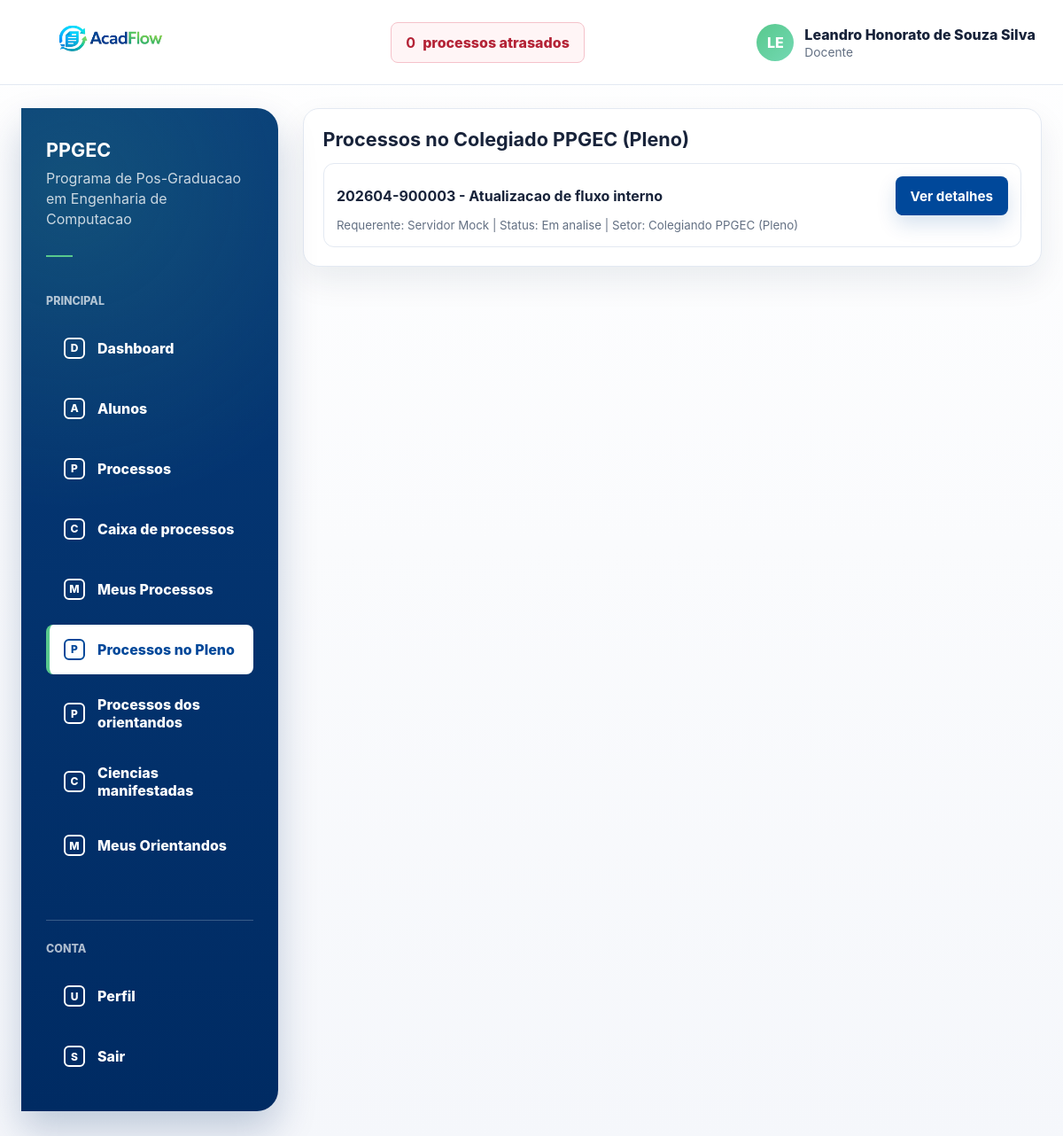
Page /menu/processos-pleno/ (signed in) on the committed database.
### processos/models.py (models this page shows, shortened)
class User(AbstractUser):
    class TipoUsuario(models.TextChoices):
        ALUNO = "ALUNO", "Aluno"
        DOCENTE = "DOCENTE", "Docente"
        SERVIDOR = "SERVIDOR", "Servidor"
    username = None
    first_name = None
    last_name = None
    nome = models.CharField(max_length=255)
    email = models.EmailField(unique=True)
    tipo_usuario = models.CharField(
        max_length=20,
        choices=TipoUsuario.choices,
        default=TipoUsuario.SERVIDOR,
    )
    USERNAME_FIELD = "email"
    REQUIRED_FIELDS = ["nome"]
    objects = UserManager()
    class Meta:
        ordering = ["nome", "email"]

class Processo(models.Model):
    PRAZOS_DIAS_POR_TIPO = {
        "APROVEITAMENTO_CREDITOS": 30,
        "DISPENSA_DISCIPLINA": 30,
        "TRANCAMENTO_MATRICULA": 15,
        "PRORROGACAO_PRAZO": 20,
        "REINGRESSO": 30,
        "MUDANCA_ORIENTADOR": 20,
        "QUALIFICACAO": 30,
        "DEFESA": 45,
        "RECURSO": 15,
        "OUTRO": 30,
    }
    class TipoProcesso(models.TextChoices):
        APROVEITAMENTO_CREDITOS = "APROVEITAMENTO_CREDITOS", "Aproveitamento de Creditos"
        DISPENSA_DISCIPLINA = "DISPENSA_DISCIPLINA", "Dispensa de Disciplina"
        TRANCAMENTO_MATRICULA = "TRANCAMENTO_MATRICULA", "Trancamento de Matricula"
        PRORROGACAO_PRAZO = "PRORROGACAO_PRAZO", "Prorrogacao de Prazo"
        REINGRESSO = "REINGRESSO", "Reingresso"
        MUDANCA_ORIENTADOR = "MUDANCA_ORIENTADOR", "Mudanca de Orientador"
        QUALIFICACAO = "QUALIFICACAO", "Qualificacao"
        DEFESA = "DEFESA", "Defesa"
        RECURSO = "RECURSO", "Recurso"
        OUTRO = "OUTRO", "Outro"
    class StatusProcesso(models.TextChoices):
        EM_ANALISE = "EM_ANALISE", "Em analise"
        AGUARDANDO_DOCUMENTO = "AGUARDANDO_DOCUMENTO", "Aguardando documento"
        AGUARDANDO_CIENCIA = "AGUARDANDO_CIENCIA", "Aguardando ciencia"
        FINALIZADO = "FINALIZADO", "Finalizado"
    class Prioridade(models.TextChoices):
        BAIXA = "BAIXA", "Baixa"
        MEDIA = "MEDIA", "Media"
        ALTA = "ALTA", "Alta"
    usuario_criado_por = models.ForeignKey(
        settings.AUTH_USER_MODEL,
        on_delete=models.PROTECT,
        related_name="processos_criados",
    )
    tipo = models.CharField(max_length=40, choices=TipoProcesso.choices)
    assunto = models.CharField(max_length=255)
    descricao = models.TextField()
    data_criacao = models.DateTimeField(auto_now_add=True)
    atualizado_em = models.DateTimeField(auto_now=True)
    status_inicial = models.CharField(
        max_length=25,
        choices=StatusProcesso.choices,
        null=True,
        blank=True,
    )
    status = models.CharField(
        max_length=25,
        choices=StatusProcesso.choices,
        default=StatusProcesso.EM_ANALISE,
    )
    prioridade = models.CharField(
        max_length=10,
        choices=Prioridade.choices,
        null=True,
        blank=True,
    )
    setor_atual = models.ForeignKey(
        Setor,
        on_delete=models.PROTECT,
        related_name="processos_atuais",
    )
    numero = models.CharField(max_length=20, unique=True, editable=False, blank=True)
    prazo_limite = models.DateField(null=True, blank=True)
    finalizado_em = models.DateTimeField(null=True, blank=True)
    termo_finalizacao = models.TextField(blank=True)
    observacoes_internas = models.TextField(blank=True)
    class Meta:
        ordering = ["-data_criacao"]

class Setor(models.Model):
    nome = models.CharField(max_length=120, unique=True)
    descricao = models.CharField(max_length=255, blank=True)
    ativo = models.BooleanField(default=True)
    class Meta:
        ordering = ["nome"]

### processos/views.py (the view)
# urls.py: path("menu/processos-pleno/", menu_processos_pleno_view, name="menu_processos_pleno"),
@login_required
def menu_processos_pleno_view(request):
    if request.user.tipo_usuario != User.TipoUsuario.DOCENTE:
        raise PermissionDenied("Acesso restrito a docentes.")
    processos_pleno = (
        Processo.objects.select_related("usuario_criado_por", "setor_atual")
        .filter(setor_atual__nome__icontains="Pleno")
        .order_by("-data_criacao")
    )
    return render(
        request,
        "processos/menu_processos_pleno.html",
        {
            "processos_pleno": processos_pleno,
            "is_coordenador": _is_coordenador(request.user),
            "has_gestao_access": _has_gestao_access(request.user),
            "can_view_dashboard": _can_view_dashboard(request.user),
            "can_view_processos": _can_view_processos(request.user),
            "can_view_caixa": _can_view_caixa(request.user),
            "show_side_menu": True,
            "side_menu_title": "Menu",
            "side_menu_items": _menu_lateral_home(request.user),
        },
    )

### processos/context_processors.py (called while the page is built)
def processos_atrasados(request):
    if not request.user.is_authenticated:
        return {}
    return {
        "processos_atrasados_count": processos_atrasados_queryset(request.user).count(),
        "processos_atrasados_url": processos_atrasados_url(request.user),
    }

### processos/services.py (called while the page is built, shortened)
def processos_atrasados_base_queryset():
    return Processo.objects.filter(
        prazo_limite__lt=timezone.localdate(),
    ).exclude(status=Processo.StatusProcesso.FINALIZADO)

def processos_atrasados_queryset(user):
    queryset = processos_atrasados_base_queryset()
    if not user.is_authenticated:
        return queryset.none()
    if user.tipo_usuario == User.TipoUsuario.SERVIDOR:
        return queryset
    if user.tipo_usuario == User.TipoUsuario.DOCENTE:
        is_coordenador = Docente.objects.filter(pk=user.pk, coordenador=True).exists()
        if is_coordenador:
            return queryset
    return queryset.filter(usuario_criado_por=user)

def processos_atrasados_url(user):
    if user.is_authenticated and user.tipo_usuario in {User.TipoUsuario.SERVIDOR, User.TipoUsuario.DOCENTE}:
        if user.tipo_usuario == User.TipoUsuario.SERVIDOR or Docente.objects.filter(
            pk=user.pk,
            coordenador=True,
        ).exists():
            return f"{reverse('coordenacao_processos')}?atrasados=1"
    return f"{reverse('menu_meus_processos')}?my_atrasados=1"

### processos/views.py (called while the page is built)
def _is_docente(user):
    return user.is_authenticated and user.tipo_usuario == User.TipoUsuario.DOCENTE

def _is_coordenador(user):
    if not user.is_authenticated or user.tipo_usuario != User.TipoUsuario.DOCENTE:
        return False
    try:
        return bool(user.docente.coordenador)
    except Docente.DoesNotExist:
        return False

def _has_gestao_access(user):
    return _is_coordenador(user) or _is_servidor(user)

def _can_view_dashboard(user):
    return _has_gestao_access(user)

def _can_view_processos(user):
    return _is_coordenador(user) or _is_servidor(user)

def _can_view_caixa(user):
    return _is_docente(user) or _is_servidor(user)

### templates/processos/menu_processos_pleno.html (shortened to what this page needs)
{% extends "base.html" %}
{% block content %}
<section class="card">
    <h1 class="section-title">Processos no Colegiado PPGEC (Pleno)</h1>
    {% if processos_pleno %}
        <ul class="list">
            {% for processo in processos_pleno %}
                <li>
                    <div style="display: flex; align-items: center; justify-content: space-between; gap: 0.7rem; flex-wrap: wrap;">
                        <strong>{{ processo.numero }} - {{ processo.assunto }}</strong>
                        <a class="btn" href="{% url 'processo_detalhe' processo.id %}">Ver detalhes</a>
                    </div>
                    <small class="muted">
                        Requerente: {{ processo.usuario_criado_por.nome }} |
                        Status: {{ processo.get_status_display }} |
                        Setor: {{ processo.setor_atual.nome }}
                    </small>
                </li>
            {% endfor %}
        </ul>
    {% else %}
        <p class="muted">Nao ha processos no setor do Pleno.</p>
    {% endif %}
</section>
{% endblock %}

### templates/base.html (shortened to what this page needs)
{% load static %}
<!doctype html>
<html lang="pt-BR">
<head>
    <link rel="stylesheet" href="{% static 'css/app.css' %}">
</head>
<body>
<div class="app-shell">
    {% if user.is_authenticated %}
        <header class="topbar">
            <div class="container topbar-content">
                <a class="brand" href="{% url 'home' %}" aria-label="AcadFlow">
                    <img class="brand-logo" src="{% static 'img/acadflow-logo.png' %}" alt="AcadFlow">
                </a>
                <a class="overdue-link" href="{{ processos_atrasados_url }}">
                    <strong>{{ processos_atrasados_count|default:0 }}</strong>
                    <span>processos atrasados</span>
                </a>
                <details class="user-menu">
                    <summary class="user-chip">
                        <span class="avatar" aria-hidden="true">{{ user.nome|default:user.email|slice:":2"|upper }}</span>
                        <span class="user-meta">
                            <span class="user-name">{{ user.nome }}</span>
                            <span class="user-role">{{ user.get_tipo_usuario_display }}</span>
                        </span>
                    </summary>
                </details>
            </div>
        </header>
    {% endif %}
    <main class="main-area">
        <div class="container">
            {% if user.is_authenticated %}
                <div class="layout">
                    <aside class="sidebar" aria-label="Menu principal">
                        <div class="sidebar-program">
                            <strong>PPGEC</strong>
                            <span>Programa de Pos-Graduacao em Engenharia de Computacao</span>
                            <span class="sidebar-rule"></span>
                        </div>
                        <p class="sidebar-label">Principal</p>
                        <ul class="side-menu">
                            {% if can_view_dashboard %}
                                <li>
                                    <a class="{% if request.resolver_match.url_name == 'coordenacao_dashboard' %}is-active{% endif %}" href="{% url 'coordenacao_dashboard' %}">
                                        <span class="side-icon">D</span>
                                        Dashboard
                                    </a>
                                </li>
                            {% endif %}
                            {% if has_gestao_access %}
                                <li>
                                    <a class="{% if request.resolver_match.url_name == 'coordenacao_alunos' %}is-active{% endif %}" href="{% url 'coordenacao_alunos' %}">
                                        <span class="side-icon">A</span>
                                        Alunos
                                    </a>
                                </li>
                            {% endif %}
                            {% if can_view_processos %}
                                <li>
                                    <a class="{% if request.resolver_match.url_name == 'coordenacao_processos' %}is-active{% endif %}" href="{% url 'coordenacao_processos' %}">
                                        <span class="side-icon">P</span>
                                        Processos
                                    </a>
                                </li>
                            {% endif %}
                            {% if can_view_caixa %}
                                <li>
                                    <a class="{% if request.resolver_match.url_name == 'coordenacao_caixa_processos' %}is-active{% endif %}" href="{% url 'coordenacao_caixa_processos' %}">
                                        <span class="side-icon">C</span>
                                        Caixa de processos
                                    </a>
                                </li>
                            {% endif %}
                            {% if side_menu_items %}
                                {% for item in side_menu_items %}
                                    <li>
                                        <a class="{% if request.path == item.href %}is-active{% endif %}" href="{{ item.href }}">
                                            <span class="side-icon">{{ item.label|slice:":1" }}</span>
                                            {{ item.label }}
                                        </a>
                                    </li>
                                {% endfor %}
                            {% endif %}
                        </ul>
                        <div class="sidebar-footer">
                            <p class="sidebar-label">Conta</p>
                            <ul class="side-menu">
                                <li>
                                    <a class="{% if request.resolver_match.url_name == 'me' %}is-active{% endif %}" href="{% url 'me' %}">
                                        <span class="side-icon">U</span>
                                        Perfil
                                    </a>
                                </li>
                                <li>
                                    <form method="post" action="{% url 'logout' %}" class="side-form">
                                        <button type="submit">
                                            <span class="side-icon">S</span>
                                            Sair
                                        </button>
                                    </form>
                                </li>
                            </ul>
                        </div>
                    </aside>
                    <section class="content-area">
            {% endif %}
            {% block content %}{% endblock %}
            {% if user.is_authenticated %}
                    </section>
                </div>
            {% endif %}
        </div>
    </main>
</div>
</body>
</html>

### rows in the picture
User: nome "LE", nome "Leandro Honorato de Souza Silva", tipo_usuario "Docente"
Processo: numero "202604-900003", assunto "Atualizacao de fluxo interno", usuario_criado_por.nome "Servidor Mock", status "Em analise", setor_atual.nome "Colegiando PPGEC (Pleno)"

### other values in the picture
{{ processos_atrasados_count|default:0 }} "0"
{{ item.label|slice:":1" }} "M" "P" "P" "C" "M"
{{ item.label }} "Meus Processos" "Processos no Pleno" "Processos dos orientandos" "Ciencias manifestadas" "Meus Orientandos"
